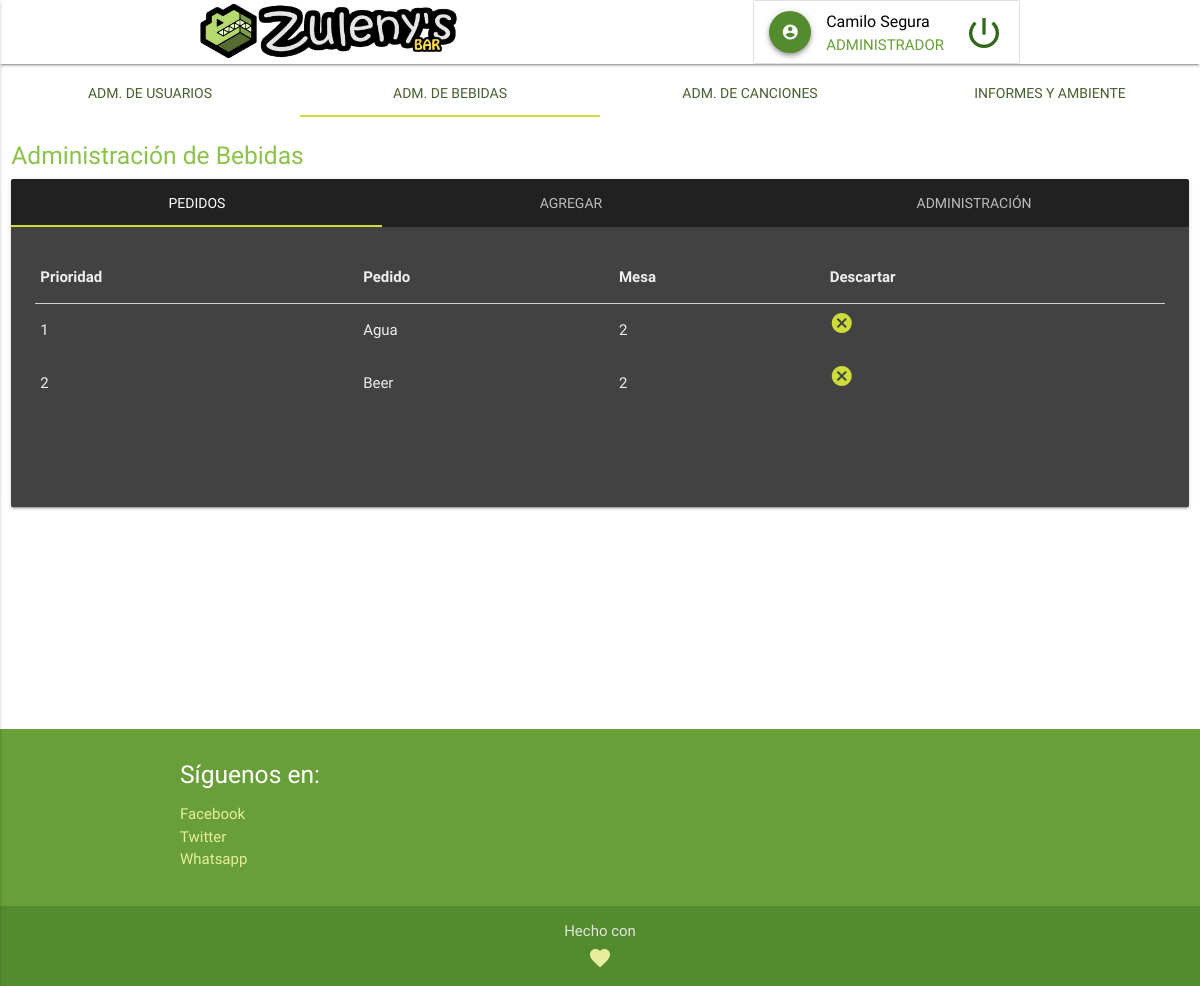
Screenshot of /admin.php?tab=2 (signed in) with the database file from the repository.
### tables this page shows
CREATE TABLE `pines_bebidas` (
  `id` int(5) NOT NULL,
  `pin` varchar(4) NOT NULL,
  `nombre` varchar(50) NOT NULL,
  `ID_TARJ` int(2) NOT NULL
);

### admin/manage_users.php (the view, shortened to what this page needs)
<body class="white">
</body>

### admin/manage_drinks.php (shortened to what this page needs)
<?php
include(__DIR__ . '/../connection.php');
$mysqli = new mysqli($host, $user, $pw, $db);
?>
<body class="white">
    <div class="row">
        <div class="col s12">
        <h5 class="light-green-text left-align" style="margin-top:25px;">Administración de Bebidas</h5>
            <div class="card grey darken-4">
                <div class="card-tabs">
                    <ul class="tabs tabs-fixed-width tabs-transparent">
                        <li class="tab"><a href="#drinks_request" >Pedidos</a></li>
                        <li class="tab"><a href="#drinks_crud">Agregar</a></li>
                        <li class="tab"><a href="#drinks_list">Administración</a></li>
                        <li class="indicator" style="left: 85px; right: 85px;"></li>
                    </ul>
                </div>
                <div class="card-content grey darken-3 grey-text text-lighten-3" style="min-height:280px;">
                    <div id="drinks_request">
                        <table class="responsive-table">
                            <thead>
                            <tr>
                                <th>Prioridad</th>
                                <th>Pedido</th>
                                <th>Mesa</th>
                                <th>Descartar</th>
                            </tr>
                            </thead>
                            <tbody>
                                <?php
                                $sql_requests = "SELECT * FROM pines_bebidas";
                                $result_requests = $mysqli->query($sql_requests);
                                while($row_requests = $result_requests->fetch_array(MYSQLI_NUM)) {
                                    ?>
                                    <tr>
                                    <td><?php echo $row_requests[0];?></td>
                                    <td><?php echo $row_requests[2];?></td>
                                    <td><?php echo $row_requests[3];?></td>
                                    <td><a href="admin/delete_request.php?id=<?php echo $row_requests[0]; ?>">
                                        <i class="material-icons lime-text" style="margin-top:-10px;">cancel</i></a></td>
                                    </tr>
                                <?php
                                }
                                ?>
                            </tbody>
                        </table>
                    </div>
                </div>
            </div>
        </div>
    </div>
</body>

### styles.css (style rules this page uses)
.tabs .indicator { background-color: #CDDC39 !important; }
.tabs .tab a.active { color: #465F2D; }
.tabs .tab a { color: #465F2D; }

### rows the page displays
pines_bebidas: id "1", nombre "Agua", ID_TARJ "2"
pines_bebidas: id "2", nombre "Beer", ID_TARJ "2"

### other values shown
$_SESSION["person_name"] "Camilo Segura"
$_SESSION["user_type"] "ADMINISTRADOR"
